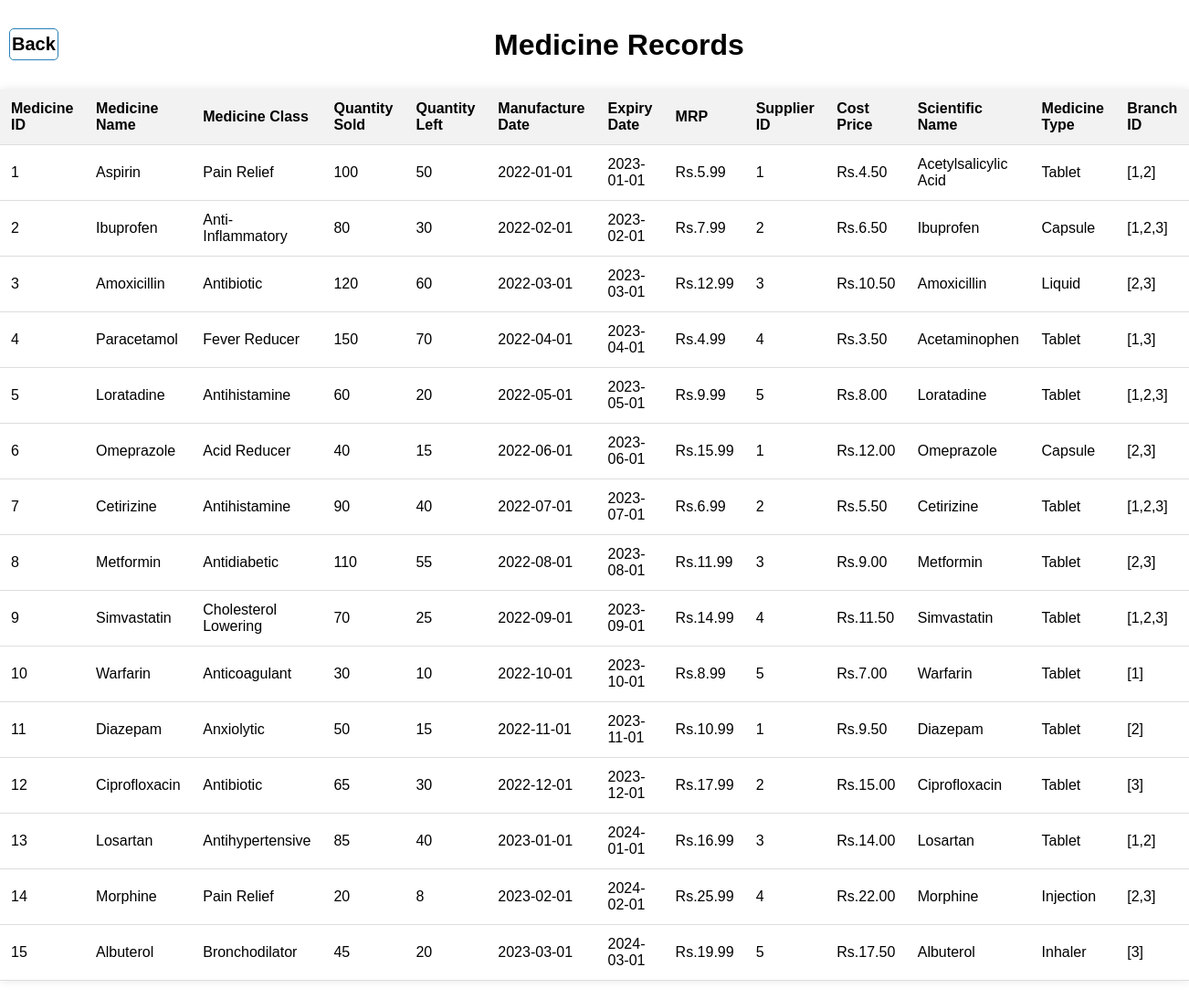
/CONTENTS/medview.php, run on the app's committed database.
### tables this page shows
CREATE TABLE `medicine` (
  `med_id` int(11) NOT NULL,
  `med_name` varchar(50) DEFAULT NULL,
  `med_class` varchar(40) DEFAULT NULL,
  `med_quan_sold` int(11) DEFAULT NULL,
  `med_quan_left` int(11) DEFAULT NULL,
  `med_mfg` date DEFAULT NULL,
  `med_exp` date DEFAULT NULL,
  `med_mrp` decimal(10,2) DEFAULT NULL,
  `sup_id` int(11) DEFAULT NULL,
  `med_costprice` decimal(10,2) DEFAULT NULL,
  `sci_name` varchar(40) DEFAULT NULL,
  `med_type` varchar(25) DEFAULT NULL,
  `branch_id` longtext DEFAULT NULL CHECK (json_valid(`branch_id`))
);

### CONTENTS/medview.php (the view, shortened to what this page needs)
<!DOCTYPE HTML>
<html lang="en">
<head>
</head>
<body>
    <h1><a class="back-button" href="main.php">Back</a>Medicine Records</h1>
    <table>
        <tr>
            <th>Medicine ID</th>
            <th>Medicine Name</th>
            <th>Medicine Class</th>
            <th>Quantity Sold</th>
            <th>Quantity Left</th>
            <th>Manufacture Date</th>
            <th>Expiry Date</th>
            <th>MRP</th>
            <th>Supplier ID</th>
            <th>Cost Price</th>
            <th>Scientific Name</th>
            <th>Medicine Type</th>
            <th>Branch ID</th>
        </tr>
        <?php
        $link = mysqli_connect("localhost", "root", "", "dbms");
        $query = "SELECT * FROM medicine";
        $result = mysqli_query($link, $query);
        if ($result) {
            while ($row = mysqli_fetch_assoc($result)) {
                echo "<tr>";
                echo "<td>{$row['med_id']}</td>";
                echo "<td>{$row['med_name']}</td>";
                echo "<td>{$row['med_class']}</td>";
                echo "<td>{$row['med_quan_sold']}</td>";
                echo "<td>{$row['med_quan_left']}</td>";
                echo "<td>{$row['med_mfg']}</td>";
                echo "<td>{$row['med_exp']}</td>";
                echo "<td>Rs.{$row['med_mrp']}</td>";
                echo "<td>{$row['sup_id']}</td>";
                echo "<td>Rs.{$row['med_costprice']}</td>";
                echo "<td>{$row['sci_name']}</td>";
                echo "<td>{$row['med_type']}</td>";
                echo "<td>{$row['branch_id']}</td>";
                echo "</tr>";
            }
        } else {
            echo "Error in query execution: " . mysqli_error($link);
        }
        ?>
    </table>
</body>
</html>

### CONTENTS/medview.php (style rules this page uses)
body { background-image: url("https://us.123rf.com/450wm/jardelbassi/jardelbassi2304/jardelbassi230401147/203506317-pharmacy-and-drugstore-blur-background-with-bokeh-image.jpg?ver=6"); background-repeat: no-repeat; background-attachment: fixed; background-size: cover; margin: 0; font-family: Arial, sans-serif; }
h1 { text-align: center; background-color: white; padding: 10px; margin-bottom: 0; }
table { border-collapse: collapse; width: 100%; margin: 20px auto; background-color: white; box-shadow: 0 0 10px rgba(0, 0, 0, 0.1); }
th, td { padding: 12px; text-align: left; border-bottom: 1px solid #ddd; }
th { background-color: #f2f2f2; }
.back-button { display: inline-block; padding: 5px 2px; text-decoration: none; font-size: 20px; background-color: white; color: black; border: 1px solid #2980b9; border-radius: 5px; transition: background-color 0.3s; float: left; }

### data on the page
medicine: med_id "1", med_name "Aspirin", med_class "Pain Relief", med_quan_sold "100", med_quan_left "50", med_mfg "2022-01-01", med_exp "2023-01-01", med_mrp "5.99", sup "1", med_costprice "4.50", sci_name "Acetylsalicylic Acid", med_type "Tablet", branch "[1,2]"
medicine: med_id "2", med_name "Ibuprofen", med_class "Anti-Inflammatory", med_quan_sold "80", med_quan_left "30", med_mfg "2022-02-01", med_exp "2023-02-01", med_mrp "7.99", sup "2", med_costprice "6.50", sci_name "Ibuprofen", med_type "Capsule", branch "[1,2,3]"
medicine: med_id "3", med_name "Amoxicillin", med_class "Antibiotic", med_quan_sold "120", med_quan_left "60", med_mfg "2022-03-01", med_exp "2023-03-01", med_mrp "12.99", sup "3", med_costprice "10.50", sci_name "Amoxicillin", med_type "Liquid", branch "[2,3]"
medicine: med_id "4", med_name "Paracetamol", med_class "Fever Reducer", med_quan_sold "150", med_quan_left "70", med_mfg "2022-04-01", med_exp "2023-04-01", med_mrp "4.99", sup "4", med_costprice "3.50", sci_name "Acetaminophen", med_type "Tablet", branch "[1,3]"
medicine: med_id "5", med_name "Loratadine", med_class "Antihistamine", med_quan_sold "60", med_quan_left "20", med_mfg "2022-05-01", med_exp "2023-05-01", med_mrp "9.99", sup "5", med_costprice "8.00", sci_name "Loratadine", med_type "Tablet", branch "[1,2,3]"
medicine: med_id "6", med_name "Omeprazole", med_class "Acid Reducer", med_quan_sold "40", med_quan_left "15", med_mfg "2022-06-01", med_exp "2023-06-01", med_mrp "15.99", sup "1", med_costprice "12.00", sci_name "Omeprazole", med_type "Capsule", branch "[2,3]"
medicine: med_id "7", med_name "Cetirizine", med_class "Antihistamine", med_quan_sold "90", med_quan_left "40", med_mfg "2022-07-01", med_exp "2023-07-01", med_mrp "6.99", sup "2", med_costprice "5.50", sci_name "Cetirizine", med_type "Tablet", branch "[1,2,3]"
medicine: med_id "8", med_name "Metformin", med_class "Antidiabetic", med_quan_sold "110", med_quan_left "55", med_mfg "2022-08-01", med_exp "2023-08-01", med_mrp "11.99", sup "3", med_costprice "9.00", sci_name "Metformin", med_type "Tablet", branch "[2,3]"
medicine: med_id "9", med_name "Simvastatin", med_class "Cholesterol Lowering", med_quan_sold "70", med_quan_left "25", med_mfg "2022-09-01", med_exp "2023-09-01", med_mrp "14.99", sup "4", med_costprice "11.50", sci_name "Simvastatin", med_type "Tablet", branch "[1,2,3]"
medicine: med_id "10", med_name "Warfarin", med_class "Anticoagulant", med_quan_sold "30", med_quan_left "10", med_mfg "2022-10-01", med_exp "2023-10-01", med_mrp "8.99", sup "5", med_costprice "7.00", sci_name "Warfarin", med_type "Tablet", branch "[1]"
medicine: med_id "11", med_name "Diazepam", med_class "Anxiolytic", med_quan_sold "50", med_quan_left "15", med_mfg "2022-11-01", med_exp "2023-11-01", med_mrp "10.99", sup "1", med_costprice "9.50", sci_name "Diazepam", med_type "Tablet", branch "[2]"
medicine: med_id "12", med_name "Ciprofloxacin", med_class "Antibiotic", med_quan_sold "65", med_quan_left "30", med_mfg "2022-12-01", med_exp "2023-12-01", med_mrp "17.99", sup "2", med_costprice "15.00", sci_name "Ciprofloxacin", med_type "Tablet", branch "[3]"
medicine: med_id "13", med_name "Losartan", med_class "Antihypertensive", med_quan_sold "85", med_quan_left "40", med_mfg "2023-01-01", med_exp "2024-01-01", med_mrp "16.99", sup "3", med_costprice "14.00", sci_name "Losartan", med_type "Tablet", branch "[1,2]"
medicine: med_id "14", med_name "Morphine", med_class "Pain Relief", med_quan_sold "20", med_quan_left "8", med_mfg "2023-02-01", med_exp "2024-02-01", med_mrp "25.99", sup "4", med_costprice "22.00", sci_name "Morphine", med_type "Injection", branch "[2,3]"
medicine: med_id "15", med_name "Albuterol", med_class "Bronchodilator", med_quan_sold "45", med_quan_left "20", med_mfg "2023-03-01", med_exp "2024-03-01", med_mrp "19.99", sup "5", med_costprice "17.50", sci_name "Albuterol", med_type "Inhaler", branch "[3]"
